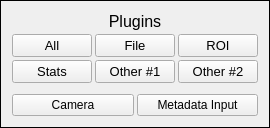
    <widget class="PyDMFrame" name="PyDMFrame_4">
     <property name="toolTip">
      <string/>
     </property>
     <property name="frameShape">
      <enum>QFrame::Box</enum>
     </property>
     <layout class="QVBoxLayout" name="verticalLayout_3">
      <property name="spacing">
       <number>3</number>
      </property>
      <item>
       <widget class="PyDMLabel" name="PyDMLabel_4">
        <property name="font">
         <font>
          <pointsize>12</pointsize>
         </font>
        </property>
        <property name="toolTip">
         <string/>
        </property>
        <property name="text">
         <string>Plugins</string>
        </property>
        <property name="alignment">
         <set>Qt::AlignCenter</set>
        </property>
       </widget>
      </item>
      <item>
       <layout class="QHBoxLayout" name="horizontalLayout_12">
        <item>
         <widget class="PyDMRelatedDisplayButton" name="related_display_2">
          <property name="font">
           <font>
            <pointsize>10</pointsize>
           </font>
          </property>
          <property name="toolTip">
           <string>All</string>
          </property>
          <property name="styleSheet">
           <string notr="true">PyDMRelatedDisplayButton#related_display_2 {
  color: rgb(0, 0, 0);
  background-color: rgb(115, 223, 255);
  }</string>
          </property>
          <property name="text">
           <string>All</string>
          </property>
          <property name="filenames" stdset="0">
           <stringlist>
            <string>commonPlugins.adl</string>
           </stringlist>
          </property>
          <property name="titles" stdset="0">
           <stringlist>
            <string>Common plugins</string>
           </stringlist>
          </property>
          <property name="showIcon" stdset="0">
           <bool>false</bool>
          </property>
          <property name="macros" stdset="0">
           <stringlist>
            <string>P=${P}</string>
           </stringlist>
          </property>
          <property name="openInNewWindow" stdset="0">
           <bool>true</bool>
          </property>
         </widget>
        </item>
        <item>
         <widget class="PyDMRelatedDisplayButton" name="related_display">
          <property name="font">
           <font>
            <pointsize>10</pointsize>
           </font>
          </property>
          <property name="styleSheet">
           <string notr="true">PyDMRelatedDisplayButton#related_display {
  color: rgb(0, 0, 0);
  background-color: rgb(115, 223, 255);
  }</string>
          </property>
          <property name="text">
           <string>File</string>
          </property>
          <property name="filenames" stdset="0">
           <stringlist>
            <string>NDFileNetCDF.adl</string>
            <string>NDFileTIFF.adl</string>
            <string>NDFileJPEG.adl</string>
            <string>NDFileNexus.adl</string>
            <string>NDFileMagick.adl</string>
            <string>NDFileHDF5.adl</string>
            <string>NDFileNull.adl</string>
           </stringlist>
          </property>
          <property name="titles" stdset="0">
           <stringlist>
            <string>netCDF file #1</string>
            <string>TIFF file #1</string>
            <string>JPEG file #1</string>
            <string>NeXus file #1</string>
            <string>Magick file #1</string>
            <string>HDF5 file #1</string>
            <string>Null file #1</string>
           </stringlist>
          </property>
          <property name="showIcon" stdset="0">
           <bool>false</bool>
          </property>
          <property name="macros" stdset="0">
           <stringlist>
            <string>P=${P}, R=netCDF1:, EXT=nc</string>
            <string>P=${P}, R=TIFF1:, EXT=tif</string>
            <string>P=${P}, R=JPEG1:, EXT=jpg</string>
            <string>P=${P}, R=Nexus1:, EXT=h5</string>
            <string>P=${P}, R=Magick1:, EXT=tif</string>
            <string>P=${P}, R=HDF1:, EXT=h5</string>
            <string>P=${P}, R=Null1:, EXT=null</string>
           </stringlist>
          </property>
          <property name="openInNewWindow" stdset="0">
           <bool>true</bool>
          </property>
         </widget>
        </item>
        <item>
         <widget class="PyDMRelatedDisplayButton" name="related_display_1">
          <property name="font">
           <font>
            <pointsize>10</pointsize>
           </font>
          </property>
          <property name="styleSheet">
           <string notr="true">PyDMRelatedDisplayButton#related_display_1 {
  color: rgb(0, 0, 0);
  background-color: rgb(115, 223, 255);
  }</string>
          </property>
          <property name="text">
           <string>ROI</string>
          </property>
          <property name="filenames" stdset="0">
           <stringlist>
            <string>NDROI.adl</string>
            <string>NDROI.adl</string>
            <string>NDROI.adl</string>
            <string>NDROI.adl</string>
            <string>NDROI4.adl</string>
           </stringlist>
          </property>
          <property name="titles" stdset="0">
           <stringlist>
            <string>ROI #1</string>
            <string>ROI #2</string>
            <string>ROI #3</string>
            <string>ROI #4</string>
            <string>ROI 1-4 combined</string>
           </stringlist>
          </property>
          <property name="showIcon" stdset="0">
           <bool>false</bool>
          </property>
          <property name="macros" stdset="0">
           <stringlist>
            <string>P=${P}, R=ROI1:</string>
            <string>P=${P}, R=ROI2:</string>
            <string>P=${P}, R=ROI3:</string>
            <string>P=${P}, R=ROI4:</string>
            <string>P=${P}, R1=ROI1:,R2=ROI2:, R3=ROI3:,R4=ROI4:</string>
           </stringlist>
          </property>
          <property name="openInNewWindow" stdset="0">
           <bool>true</bool>
          </property>
         </widget>
        </item>
       </layout>
      </item>
      <item>
       <layout class="QHBoxLayout" name="horizontalLayout_13">
        <item>
         <widget class="PyDMRelatedDisplayButton" name="related_display_3">
          <property name="font">
           <font>
            <pointsize>10</pointsize>
           </font>
          </property>
          <property name="styleSheet">
           <string notr="true">PyDMRelatedDisplayButton#related_display_3 {
  color: rgb(0, 0, 0);
  background-color: rgb(115, 223, 255);
  }</string>
          </property>
          <property name="text">
           <string>Stats</string>
          </property>
          <property name="filenames" stdset="0">
           <stringlist>
            <string>NDStats.adl</string>
            <string>NDStats.adl</string>
            <string>NDStats.adl</string>
            <string>NDStats.adl</string>
            <string>NDStats.adl</string>
            <string>NDStats5.adl</string>
           </stringlist>
          </property>
          <property name="titles" stdset="0">
           <stringlist>
            <string>Statistics #1</string>
            <string>Statistics #2</string>
            <string>Statistics #3</string>
            <string>Statistics #4</string>
            <string>Statistics #5</string>
            <string>Statistics 1-5</string>
           </stringlist>
          </property>
          <property name="showIcon" stdset="0">
           <bool>false</bool>
          </property>
          <property name="macros" stdset="0">
           <stringlist>
            <string>P=${P}, R=Stats1:</string>
            <string>P=${P}, R=Stats2:</string>
            <string>P=${P}, R=Stats3:</string>
            <string>P=${P}, R=Stats4:</string>
            <string>P=${P}, R=Stats5:</string>
            <string>P=${P}, R1=Stats1:,R2=Stats2:,R3=Stats3:,R4=Stats4:,R5=Stats5:</string>
           </stringlist>
          </property>
          <property name="openInNewWindow" stdset="0">
           <bool>true</bool>
          </property>
         </widget>
        </item>
        <item>
         <widget class="PyDMRelatedDisplayButton" name="related_display_4">
          <property name="font">
           <font>
            <pointsize>10</pointsize>
           </font>
          </property>
          <property name="toolTip">
           <string>Other #1</string>
          </property>
          <property name="styleSheet">
           <string notr="true">PyDMRelatedDisplayButton#related_display_4 {
  color: rgb(0, 0, 0);
  background-color: rgb(115, 223, 255);
  }</string>
          </property>
          <property name="text">
           <string>Other #1</string>
          </property>
          <property name="filenames" stdset="0">
           <stringlist>
            <string>NDStdArrays.adl</string>
            <string>NDPva.adl</string>
            <string>NDProcess.adl</string>
            <string>NDTransform.adl</string>
            <string>NDColorConvert.adl</string>
            <string>NDColorConvert.adl</string>
            <string>NDOverlay.adl</string>
            <string>NDOverlay8.adl</string>
            <string>NDCircularBuff.adl</string>
            <string>NDROIStat.adl</string>
            <string>NDPluginAttribute.adl</string>
            <string>NDFFT.adl</string>
            <string>NDScatter.adl</string>
            <string>NDGather8.adl</string>
            <string>NDCodec.adl</string>
            <string>NDCodec.adl</string>
           </stringlist>
          </property>
          <property name="titles" stdset="0">
           <stringlist>
            <string>Image #1</string>
            <string>Pva #1</string>
            <string>Process #1</string>
            <string>Transform #1</string>
            <string>Color convert #1</string>
            <string>Color convert #2</string>
            <string>Overlay #1</string>
            <string>Overlays 1-8</string>
            <string>Circular buffer #1</string>
            <string>ROI Statistics #1</string>
            <string>Attribute #1</string>
            <string>FFT #1</string>
            <string>Scatter #1</string>
            <string>Gather #1</string>
            <string>Codec #1</string>
            <string>Codec #2</string>
           </stringlist>
          </property>
          <property name="showIcon" stdset="0">
           <bool>false</bool>
          </property>
          <property name="macros" stdset="0">
           <stringlist>
            <string>P=${P}, R=image1:</string>
            <string>P=${P}, R=Pva1:</string>
            <string>P=${P}, R=Proc1:</string>
            <string>P=${P}, R=Trans1:</string>
            <string>P=${P}, R=CC1:</string>
            <string>P=${P}, R=CC2:</string>
            <string>P=${P}, R=Over1:</string>
            <string>P=${P}, R=Over1:,O1=Over1:1:,O2=Over1:2:,O3=Over1:3:,O4=Over1:4:,O5=Over1:5:,O6=Over1:6:,O7=Over1:7:,O8=Over1:8:</string>
            <string>P=${P}, R=CB1:</string>
            <string>P=${P}, R=ROIStat1:</string>
            <string>P=${P}, R=Attr1:</string>
            <string>P=${P}, R=FFT1:</string>
            <string>P=${P}, R=Scatter1:</string>
            <string>P=${P}, R=Gather1:</string>
            <string>P=${P}, R=Codec1:</string>
            <string>P=${P}, R=Codec2:</string>
           </stringlist>
          </property>
          <property name="openInNewWindow" stdset="0">
           <bool>true</bool>
          </property>
         </widget>
        </item>
        <item>
         <widget class="PyDMRelatedDisplayButton" name="related_display_5">
          <property name="font">
           <font>
            <pointsize>10</pointsize>
           </font>
          </property>
          <property name="toolTip">
           <string>Other #2</string>
          </property>
          <property name="styleSheet">
           <string notr="true">PyDMRelatedDisplayButton#related_display_5 {
  color: rgb(0, 0, 0);
  background-color: rgb(115, 223, 255);
  }</string>
          </property>
          <property name="text">
           <string>Other #2</string>
          </property>
          <property name="filenames" stdset="0">
           <stringlist>
            <string>NDStdArrays.adl</string>
            <string>scan_more.adl</string>
            <string>yySseq.adl</string>
            <string>ioc_stats_soft.adl</string>
            <string>ADCompVision.adl</string>
            <string>NDPluginEdge.adl</string>
            <string>NDBadPixel.adl</string>
            <string>configMenu.adl</string>
           </stringlist>
          </property>
          <property name="titles" stdset="0">
           <stringlist>
            <string>Image #2</string>
            <string>Scan #1</string>
            <string>Acquire Sequence</string>
            <string>devIocStats</string>
            <string>Open CV #1</string>
            <string>Edge #1</string>
            <string>Bad Pixel #1</string>
            <string>AS configMenu</string>
           </stringlist>
          </property>
          <property name="showIcon" stdset="0">
           <bool>false</bool>
          </property>
          <property name="macros" stdset="0">
           <stringlist>
            <string>P=${P}, R=image2:</string>
            <string>P=${P}, S=scan1, N=1</string>
            <string>P=${P}, S=AcquireSequence</string>
            <string>ioc=${P}</string>
            <string>P=${P}, R=CV1:</string>
            <string>P=${P}, R=Edge1:</string>
            <string>P=${P}, R=BadPix1:</string>
            <string>P=${P}, CONFIG=ADAutoSave</string>
           </stringlist>
          </property>
          <property name="openInNewWindow" stdset="0">
           <bool>true</bool>
          </property>
         </widget>
        </item>
       </layout>
      </item>
      <item>
       <widget class="PyDMDrawingLine" name="PyDMDrawingLine">
        <property name="sizePolicy">
         <sizepolicy hsizetype="Preferred" vsizetype="Minimum">
          <horstretch>0</horstretch>
          <verstretch>0</verstretch>
         </sizepolicy>
        </property>
        <property name="minimumSize">
         <size>
          <width>0</width>
          <height>5</height>
         </size>
        </property>
        <property name="toolTip">
         <string/>
        </property>
       </widget>
      </item>
      <item>
       <layout class="QHBoxLayout" name="horizontalLayout_18">
        <item>
         <widget class="PyDMRelatedDisplayButton" name="PyDMRelatedDisplayButton_2">
          <property name="sizePolicy">
           <sizepolicy hsizetype="MinimumExpanding" vsizetype="Fixed">
            <horstretch>0</horstretch>
            <verstretch>0</verstretch>
           </sizepolicy>
          </property>
          <property name="minimumSize">
           <size>
            <width>70</width>
            <height>0</height>
           </size>
          </property>
          <property name="toolTip">
           <string/>
          </property>
          <property name="styleSheet">
           <string notr="true">PyDMRelatedDisplayButton#PyDMRelatedDisplayButton_2{
  color: rgb(0, 0, 0);
  background-color: rgb(115, 223, 255);
  }</string>
          </property>
          <property name="text">
           <string>Camera</string>
          </property>
          <property name="filenames" stdset="0">
           <stringlist>
            <string>ADZWO.ui</string>
            <string>ADQHY.ui</string>
           </stringlist>
          </property>
          <property name="titles" stdset="0">
           <stringlist>
            <string>ZWO Camera Settings</string>
            <string>QHY Camera Settings</string>
           </stringlist>
          </property>
          <property name="showIcon" stdset="0">
           <bool>false</bool>
          </property>
          <property name="macros" stdset="0">
           <stringlist>
            <string>P=${P},R=${R}</string>
            <string>P=${P},R=${R}</string>
           </stringlist>
          </property>
          <property name="openInNewWindow" stdset="0">
           <bool>true</bool>
          </property>
         </widget>
        </item>
        <item>
         <widget class="PyDMRelatedDisplayButton" name="PyDMRelatedDisplayButton_3">
          <property name="sizePolicy">
           <sizepolicy hsizetype="MinimumExpanding" vsizetype="Fixed">
            <horstretch>0</horstretch>
            <verstretch>0</verstretch>
           </sizepolicy>
          </property>
          <property name="minimumSize">
           <size>
            <width>70</width>
            <height>0</height>
           </size>
          </property>
          <property name="toolTip">
           <string/>
          </property>
          <property name="styleSheet">
           <string notr="true">PyDMRelatedDisplayButton#PyDMRelatedDisplayButton_3{
  color: rgb(0, 0, 0);
  background-color: rgb(115, 223, 255);
  }</string>
          </property>
          <property name="text">
           <string>Metadata Input</string>
          </property>
          <property name="filenames" stdset="0">
           <stringlist>
            <string>metadata_input.ui</string>
           </stringlist>
          </property>
          <property name="showIcon" stdset="0">
           <bool>false</bool>
          </property>
          <property name="macros" stdset="0">
           <stringlist>
            <string>P=${P},R=TS:</string>
           </stringlist>
          </property>
          <property name="openInNewWindow" stdset="0">
           <bool>true</bool>
          </property>
         </widget>
        </item>
       </layout>
      </item>
     </layout>
    </widget>
